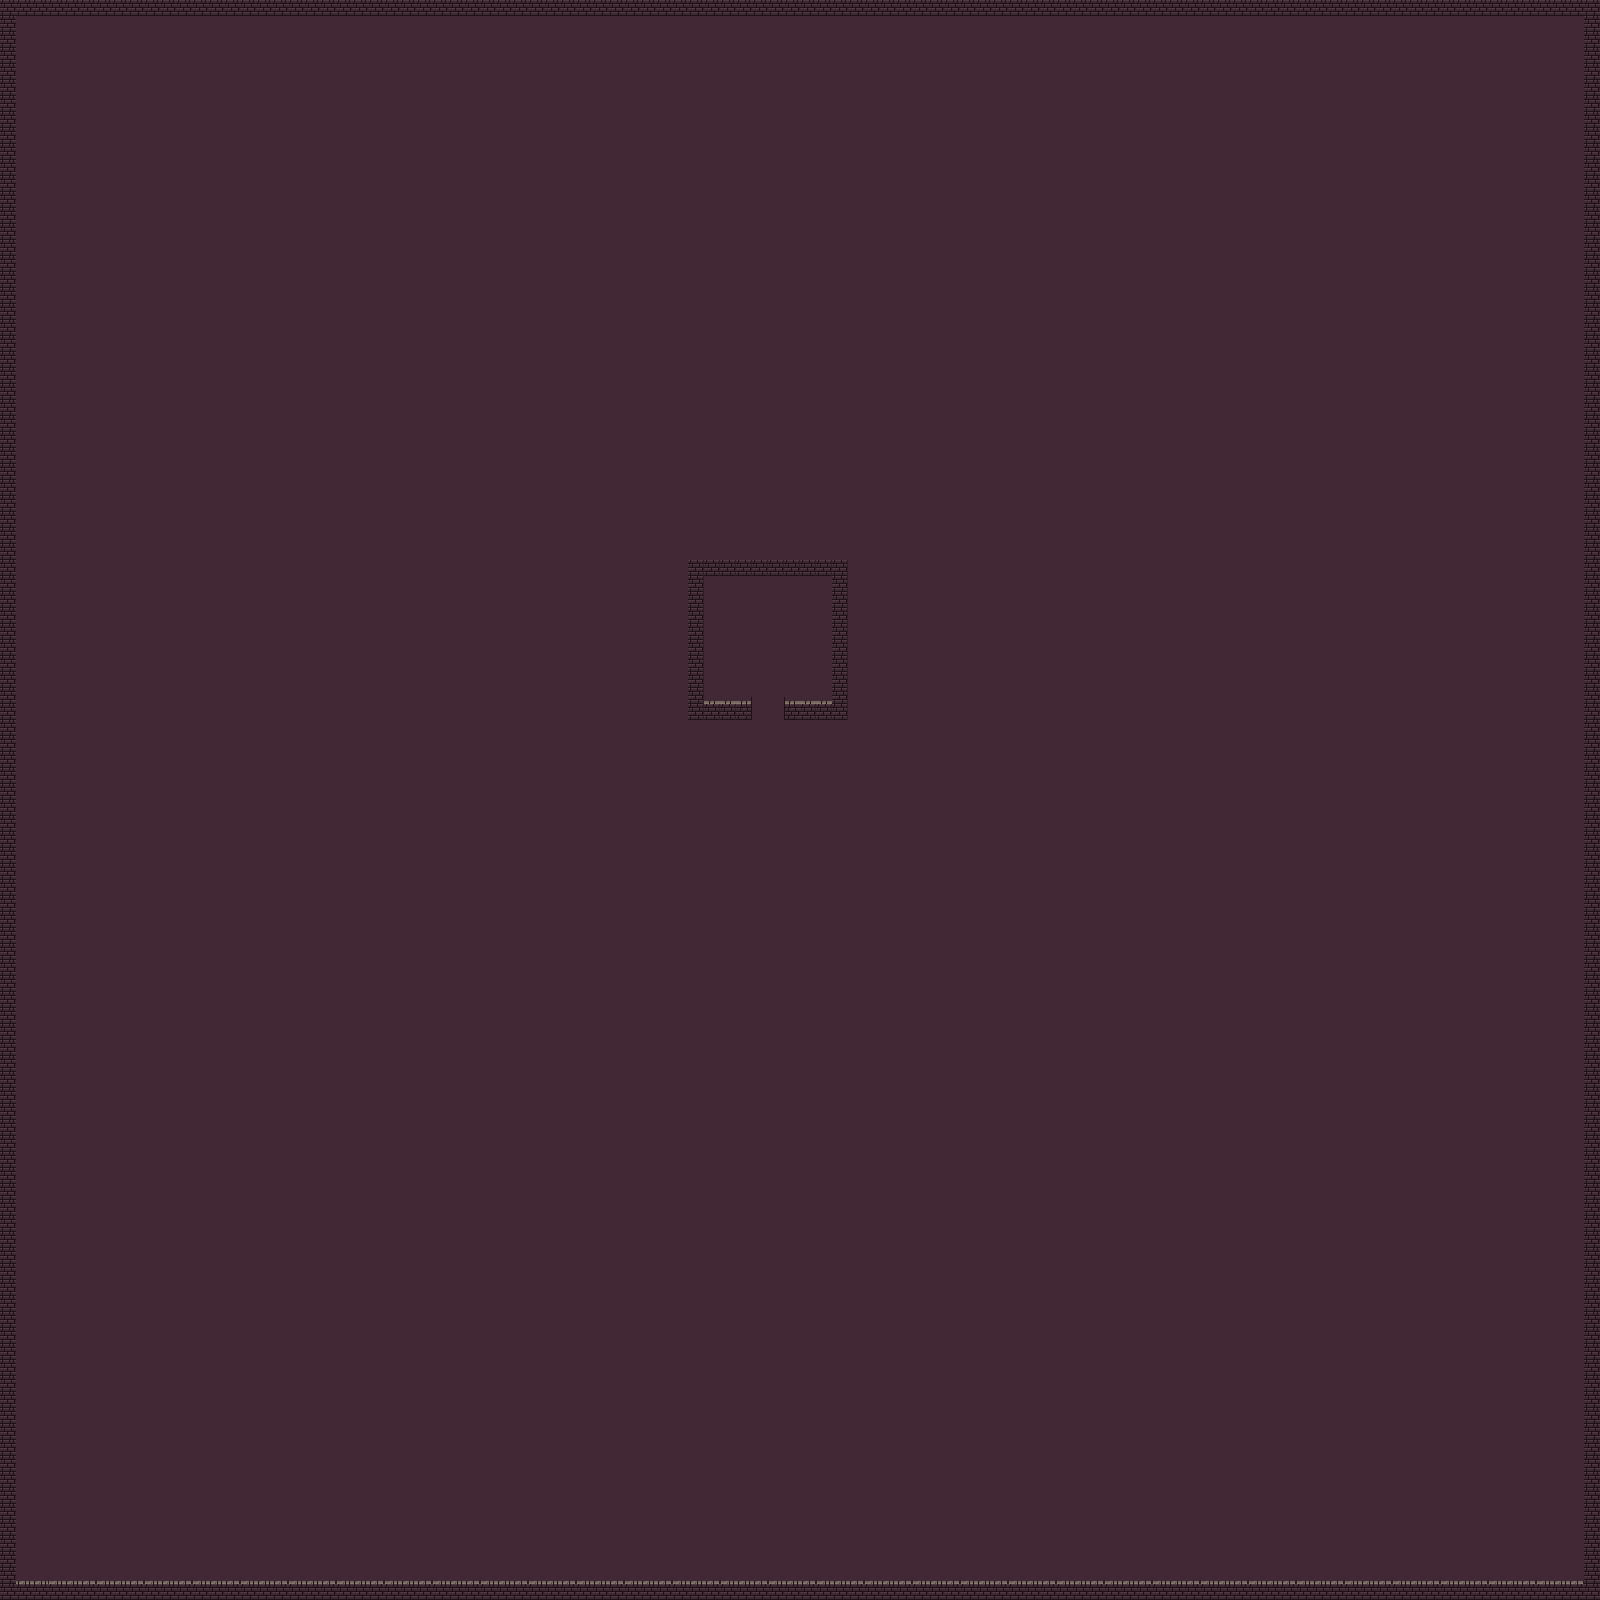

The image is a tile-based game level rendered from a .tmx file. Its description and source (layers, tilesets, objects; grid data summarised) follow:
An orthogonal 100x100 tile map with 16x16 px tiles, 2 tile layers (Background, Foreground) and 31 objects.

<map version="1.2" tiledversion="1.3.5" orientation="orthogonal" renderorder="left-up" compressionlevel="0" width="100" height="100" tilewidth="16" tileheight="16" infinite="0" nextlayerid="5" nextobjectid="165">
 <tileset firstgid="1" source="0x72_16x16DungeonTilesetTogether.tsx" />
 <layer id="1" name="Background" width="100" height="100">
  <data>[10000 cells, 10000 non-empty, 5 distinct tile ids]</data>
 </layer>
 <layer id="2" name="Foreground" width="100" height="100">
  <data>[10000 cells, 104 non-empty, 6 distinct tile ids]</data>
 </layer>
 <objectgroup id="3" name="Walls">
  <object id="59" x="689" y="560" width="15.5" height="159.25" />
  <object id="60" x="703.375" y="704.75" width="48.25" height="14.5" />
  <object id="66" x="832.25" y="559.875" width="15.375" height="160.25" />
  <object id="67" x="784.75" y="704.625" width="48.5" height="14.625" />
  <object id="69" x="703.5" y="560.625" width="129.375" height="14.25" />
  <object id="72" x="0" y="0.125" width="1600.38" height="15" />
  <object id="75" x="0" y="1584.13" width="1600.25" height="16" />
  <object id="77" x="1584.31" y="14.125" width="15.6875" height="1570.5" />
  <object id="78" x="0.125" y="14.5" width="16" height="1570.5" />
 </objectgroup>
 <objectgroup id="4" name="Mobs">
  <object id="128" gid="328" x="850.75" y="739.75" width="16" height="16" />
  <object id="129" gid="328" x="847.75" y="556" width="16" height="16" />
  <object id="130" gid="328" x="671.75" y="554.75" width="16" height="16" />
  <object id="131" gid="328" x="670.25" y="740" width="16" height="16" />
  <object id="132" gid="16" x="629.5" y="672.75" width="16" height="16" />
  <object id="133" gid="15" x="603.25" y="668.25" width="16" height="16" />
  <object id="134" gid="14" x="574.75" y="665" width="16" height="16" />
  <object id="135" gid="13" x="547" y="667.25" width="16" height="16" />
  <object id="136" gid="12" x="549" y="712.25" width="16" height="16" />
  <object id="137" gid="11" x="606.75" y="759" width="16" height="16" />
  <object id="138" gid="79" x="675.75" y="791.75" width="16" height="16" />
  <object id="139" gid="78" x="648.25" y="793.25" width="16" height="16" />
  <object id="140" gid="112" x="609.25" y="730" width="16" height="16" />
  <object id="141" gid="77" x="613.25" y="801.25" width="16" height="16" />
  <object id="142" gid="76" x="638" y="764.25" width="16" height="16" />
  <object id="143" gid="75" x="518.75" y="759.5" width="16" height="16" />
  <object id="144" gid="10" x="564.25" y="599" width="16" height="16" />
  <object id="145" gid="74" x="605.5" y="606.25" width="16" height="16" />
  <object id="146" gid="73" x="571.5" y="625.25" width="16" height="16" />
  <object id="147" gid="72" x="507.75" y="633" width="16" height="16" />
  <object id="150" gid="112" x="612.25" y="706.25" width="16" height="16" />
  <object id="164" gid="294" x="765.5" y="636" width="16" height="16" />
 </objectgroup>
</map>
